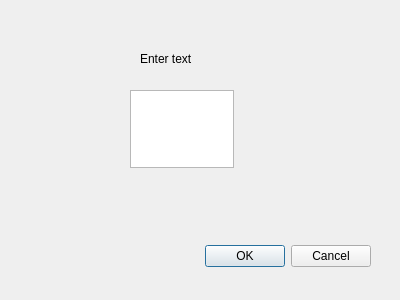
<?xml version="1.0" encoding="UTF-8"?>
<ui version="4.0">
 <class>Dialog</class>
 <widget class="QDialog" name="Dialog">
  <property name="geometry">
   <rect>
    <x>0</x>
    <y>0</y>
    <width>400</width>
    <height>300</height>
   </rect>
  </property>
  <property name="windowTitle">
   <string>Dialog</string>
  </property>
  <widget class="QDialogButtonBox" name="buttonBox">
   <property name="geometry">
    <rect>
     <x>30</x>
     <y>240</y>
     <width>341</width>
     <height>32</height>
    </rect>
   </property>
   <property name="orientation">
    <enum>Qt::Horizontal</enum>
   </property>
   <property name="standardButtons">
    <set>QDialogButtonBox::Cancel|QDialogButtonBox::Ok</set>
   </property>
  </widget>
  <widget class="QLabel" name="label">
   <property name="geometry">
    <rect>
     <x>140</x>
     <y>50</y>
     <width>101</width>
     <height>17</height>
    </rect>
   </property>
   <property name="text">
    <string>Enter text</string>
   </property>
  </widget>
  <widget class="QTextEdit" name="textEdit">
   <property name="geometry">
    <rect>
     <x>130</x>
     <y>90</y>
     <width>104</width>
     <height>78</height>
    </rect>
   </property>
  </widget>
 </widget>
 <resources/>
 <connections>
  <connection>
   <sender>buttonBox</sender>
   <signal>accepted()</signal>
   <receiver>Dialog</receiver>
   <slot>accept()</slot>
   <hints>
    <hint type="sourcelabel">
     <x>248</x>
     <y>254</y>
    </hint>
    <hint type="destinationlabel">
     <x>157</x>
     <y>274</y>
    </hint>
   </hints>
  </connection>
  <connection>
   <sender>buttonBox</sender>
   <signal>rejected()</signal>
   <receiver>Dialog</receiver>
   <slot>reject()</slot>
   <hints>
    <hint type="sourcelabel">
     <x>316</x>
     <y>260</y>
    </hint>
    <hint type="destinationlabel">
     <x>286</x>
     <y>274</y>
    </hint>
   </hints>
  </connection>
 </connections>
</ui>
